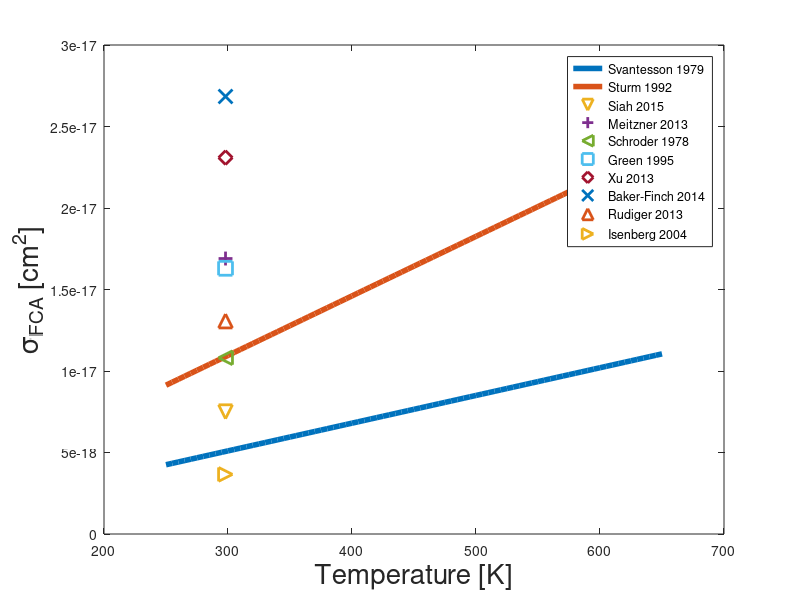

Here is the MATLAB script that generated this plot:
%This function was written on September 13, 2015 by Mallory Jensen. No
%inputs are required, and the output is a figure plotting the free carrier
%absorption coefficient versus temperature for the literature values
%tabulated.

function literature_data

figure; 

T = 250:5:650; 
Svan = (1.7e-20).*T; 
H(1) = plot(T,Svan,'-','LineWidth',4); 
hold all; 

Sturm = (1.01e-20+0.51e-20).*T.*(1.550^2); 
H(2) = plot(T,Sturm,'-','LineWidth',4); 
hold all;

H(3) = plot(298,0.75e-17,'v','MarkerSize',10,'LineWidth',2); 
hold all;

H(4) = plot(298,1.69e-17,'+','MarkerSize',10,'LineWidth',2); 
hold all;

%Schroder 1978
C_p = 2.7e-18; 
C_n = 1.8e-18; 
H(5) = plot(298,(C_p+C_n)*(1.550^2),'<','MarkerSize',10,'LineWidth',2); 
hold all; 

%Green
C_p = 2.6e-18; 
C_n = 2.7e-18; 
gamma_p = 2; 
gamma_n = 3; 
alpha = (C_p*(1.550^gamma_p))+(C_n*(1.550^gamma_n)); 
H(6) = plot(298,alpha,'s','MarkerSize',10,'LineWidth',2);
hold all;

%Xu
C_p = 3.2e-6;
C_n = 3e-6;
alpha = (C_p+C_n)*(.0001550^3);
H(7) = plot(298,alpha,'d','MarkerSize',10,'LineWidth',2);
hold all;

%Baker-Finch
C_p = 1.8e-9;
C_n = 1.68e-6; 
gamma_p = 2.18;
gamma_n = 2.88; 
alpha = (C_p*(.0001550^gamma_p))+(C_n*(.0001550^gamma_n));
H(8) = plot(298,alpha,'x','MarkerSize',10,'LineWidth',2);
hold all;

%Rudiger 2013
C_p = 2.6e-18;
C_n = 1.8e-18;
gamma_p = 2.4;
gamma_n = 2.6;
alpha = (C_p*(1.550^gamma_p))+(C_n*(1.550^gamma_n));
H(9) = plot(298,alpha,'^','MarkerSize',10,'LineWidth',2);
hold all;

%Isenberg, ignoring the correction for high injection
C_p = 10.72e-11;
C_n = 4.5e-11;
alpha = (C_p+C_n)*(.0001550^2);
H(10) = plot(298,alpha,'>','MarkerSize',10,'LineWidth',2);

legend(H,'Svantesson 1979','Sturm 1992','Siah 2015','Meitzner 2013','Schroder 1978','Green 1995','Xu 2013','Baker-Finch 2014','Rudiger 2013','Isenberg 2004'); 

xlabel('Temperature [K]','FontSize',20); 
ylabel('\sigma_{FCA} [cm^2]','FontSize',20);
